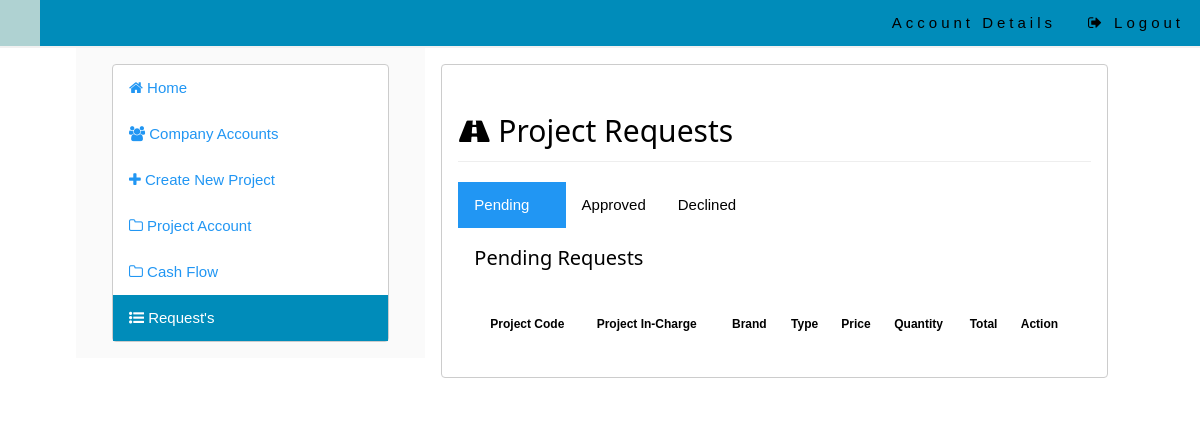
The app's page /admin/index.php?requests=true, older data.
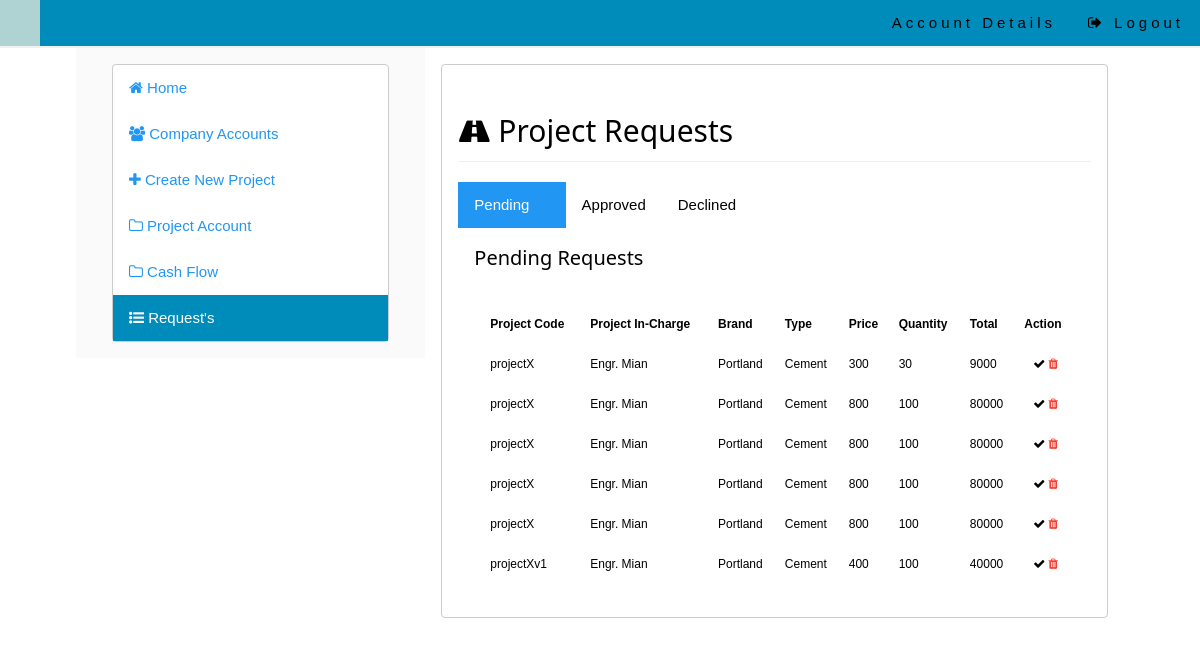
The same page, newer data.
### tables this page shows
CREATE TABLE IF NOT EXISTS `request` (
  `id` int(3) NOT NULL AUTO_INCREMENT,
  `projectId` int(3) NOT NULL,
  `brand` varchar(255) NOT NULL,
  `type` varchar(255) NOT NULL,
  `qty` int(3) NOT NULL,
  `price` int(20) NOT NULL,
  `date` varchar(50) NOT NULL,
  `requesteeId` int(3) NOT NULL,
  `status` varchar(1) NOT NULL,
  PRIMARY KEY (`id`)
);

CREATE TABLE IF NOT EXISTS `projects` (
  `id` int(10) unsigned NOT NULL AUTO_INCREMENT,
  `projectCode` varchar(255) NOT NULL,
  `projectName` varchar(255) NOT NULL,
  `projectLocation` text NOT NULL,
  `projectInCharge` varchar(255) NOT NULL,
  `startDate` varchar(255) NOT NULL,
  `endDate` varchar(255) NOT NULL,
  `projectPass` varchar(255) NOT NULL,
  `initialBudget` varchar(255) NOT NULL,
  `projectCost` varchar(255) NOT NULL,
  `status` varchar(1) NOT NULL,
  PRIMARY KEY (`id`)
);

### include/dbcon.php (called while the page is built, shortened)
<?php
	$servername = "localhost";
	$username = "root";
	$password = "";
	$db = "cfms";
	$mysqli = new mysqli($servername, $username, $password,$db);
	function getProjectCode($x){
		global $mysqli;
		$result = $mysqli->query("select * from projects where id='$x'");
		while($row = mysqli_fetch_assoc($result)){
			return $row['projectCode'];
		}
	}
	function getIncharge($x){
		global $mysqli;
		$result = $mysqli->query("select * from projects where id='$x'");
		while($row = mysqli_fetch_assoc($result)){
			return $row['projectInCharge'];
		}
	}
?>

### admin/requests.php (the view, shortened to what this page needs)
<div class="w3-row w3-padding-16">
	<h2 class="" style="margin-bottom:0px;margin-top:20px"><i class="fa fa-road fa-fx"></i> Project Requests</h2><hr style="margin-top:0px;"/>
	<div class="w3-bar w3-white">
    <button class="w3-bar-item w3-button tablink w3-blue" onclick="openCity(event,'pending')">Pending <span  class="notifData w3-small w3-badge w3-white" id="pendingNotif"></span></button>
    <button class="w3-bar-item w3-button tablink" onclick="openCity(event,'approved')">Approved</button>
    <button class="w3-bar-item w3-button tablink" onclick="openCity(event,'declined')">Declined</button>
  </div>
  <div id="pending" class="w3-container city">
    <h4>Pending Requests</h4>
    <div class="w3-row w3-padding-16">
		<table class="w3-table w3-small" id="requestTables">
			<thead>
				<tr class="w3-borderbottom">
					<th>Project Code</th>
					<th>Project In-Charge</th>
					<th>Brand</th>
					<th>Type</th>
					<th>Price</th>
					<th>Quantity</th>
					<th>Total</th>
					<th>Action</th>
				</tr>
			</thead>
			<tbody>
				<?php
					$query = $mysqli->query("select * from request where status='0'");
					while($row = mysqli_fetch_assoc($query)){
				?>
				<tr>
					<td><?php echo getProjectCode($row['projectId']);?></td>
					<td><?php echo getIncharge($row['projectId']);?></td>
					<td><?php echo $row['brand']?></td>
					<td><?php echo $row['type']?></td>
					<td><?php echo $row['price']?></td>
					<td><?php echo $row['qty']?></td>
					<td><?php echo $row['qty'] * $row['price']?></td>
					<td style="text-align:center">
						<a href="javascript:void(0);" onclick="approve(<?php echo $row['id']?>)" class=" w3-small"><i class="fa fa-check fa-1x"></i></a>
						<a href="javascript:void(0);" onclick="disaprove(<?php echo $row['id']?>)" class=" w3-small w3-text-red"><i class="fa fa-trash fa-1x"></i></a>
					</td>
				</tr>
				<?php }?>
			</tbody>
		</table>
	</div>
  </div>
</div>
</div>

### admin/index.php (shortened to what this page needs)
<?php
	include("../include/dbcon.php");
?>
<!DOCTYPE html>
<html>
<head>
	<link rel="stylesheet" type="text/css" href="../css/style.css">
	<link rel="stylesheet" type="text/css" href="../google/fafa.css">
	<link rel="stylesheet" type="text/css" href="../css/jquery.dataTables.css">
</head>
<body>
<div class="w3-top">
  <div class="w3-bar w3-pale-blue" style="letter-spacing:4px;border-bottom:solid 2px #f1f1f1;">
    <a href="#home" class="w3-bar-item w3-button">&nbsp;</a>
		<div class="w3-right w3-hide-small">
			<a href="javascript:void(0);" class="w3-bar-item w3-button">Account Details </a>
			<a href="../include/logout.php" class="w3-bar-item w3-button"><i class="fa fa-sign-out fa-fx"></i> Logout</a>
		</div>
	</div>
</div>
<div class="w3-row" id="left_menu_container" style="">
	<div class="w3-container">
		<div class="w3-third" style="background-color:#fafafa;">
			<div class="w3-container w3-padding-16">
				<nav class="w3-bar-block w3-border w3-white w3-round" style="margin-left:20px;margin-right:20px;">
					<div class="w3-text-blue">
						<?php require('links.php');?>
					</div>
				</nav>
			</div>
		</div>
		<div class="w3-rest">
			<div class="w3-container w3-padding-16">
				<div class="w3-border w3-container w3-round w3-text-black">
					<?php
						if(isset($_GET['newProj'])){
							require('newProj.php');
						}else if(isset($_GET['projectAccount'])){
							require('projectAccount.php');
						}else if(isset($_GET['requests'])){
							require('requests.php');
						}else if(isset($_GET['compAccounts'])){
							require('compAccounts.php');
						}else{
							require('home.php');
						}
					?>
				</div>
			</div>
		</div>
	</div>
</body>
</html>

### admin/links.php
<a href="../admin" class="w3-bar-item w3-button <?php if(!$_GET){echo "active";}?>"> <i class='fa fa-home fa-fx'></i> Home</a>
<a href="?compAccounts=true" class="w3-bar-item w3-button <?php if(isset($_GET['compAccounts'])){echo "active";}?>"> <i class='fa fa-group fa-fx'></i> Company Accounts</a>
<a href="?newProj=true" class="w3-bar-item w3-button <?php if(isset($_GET['newProj'])){echo "active";}?>"> <i class='fa fa-plus fa-fx'></i> Create New Project</a>
<a href="?projectAccount=true" class="w3-bar-item w3-button  <?php if(isset($_GET['projectAccount'])){echo "active";}?>"> <i class='fa fa-folder-o fa-fx'></i> Project Account</a>
<a href="?cashFlow=true" class="w3-bar-item w3-button  <?php if(isset($_GET['cashFlow'])){echo "active";}?>"> <i class='fa fa-folder-o fa-fx'></i> Cash Flow</a>
<a href="?requests=true" class="w3-bar-item w3-button  <?php if(isset($_GET['requests'])){echo "active";}?>"> <i class='fa fa-list-ul fa-fx'></i> Request's <span class="w3-right w3-badge w3-white" id="notifRequest"></span></a>

### css/style.css (style rules this page uses)
html { box-sizing:border-box }
*,*:before,*:after { box-sizing:inherit }
html { -ms-text-size-adjust:100%;-webkit-text-size-adjust:100% }
body { margin:0 }
article,aside,details,figcaption,figure,footer,header,main,menu,nav,section,summary { display:block }
a { background-color:transparent;-webkit-text-decoration-skip:objects }
hr { box-sizing:content-box;height:0;overflow:visible }
button,input,select,textarea { font:inherit;margin:0 }
button,input { overflow:visible }
button,select { text-transform:none }
button,html [type=button],[type=reset],[type=submit] { -webkit-appearance:button }
html,body { font-family:Verdana,sans-serif;font-size:15px;line-height:2 }
html { overflow-x:hidden }
h2 { font-size:30px }
h4 { font-size:20px }
h1,h2,h3,h4,h5,h6 { font-family:"Segoe UI",Arial,sans-serif;font-weight:400;margin:10px 0 }
hr { border:0;border-top:1px solid #eee;margin:20px 0 }
a { color:inherit }
.w3-table,.w3-table-all { border-collapse:collapse;border-spacing:0;width:100%;display:table }
.w3-table td,.w3-table th,.w3-table-all td,.w3-table-all th { padding:8px 8px;display:table-cell;text-align:left;vertical-align:top }
.w3-table th:first-child,.w3-table td:first-child,.w3-table-all th:first-child,.w3-table-all td:first-child { padding-left:16px }
.w3-btn,.w3-button { border:none;display:inline-block;outline:0;padding:8px 16px;vertical-align:middle;overflow:hidden;text-decoration:none;color:inherit;background-color:inherit;text-align:center;cursor:pointer;white-space:nowrap }
.w3-btn,.w3-button { -webkit-touch-callout:none;-webkit-user-select:none;-khtml-user-select:none;-moz-user-select:none;-ms-user-select:none;user-select:none }
.w3-bar { width:100%;overflow:hidden }
.w3-bar .w3-bar-item { padding:8px 16px;float:left;width:auto;border:none;outline:none;display:block }
.w3-bar .w3-button { white-space:normal }
.w3-bar-block .w3-bar-item { width:100%;display:block;padding:8px 16px;text-align:left;border:none;outline:none;white-space:normal;float:none }
.w3-container:after,.w3-container:before,.w3-panel:after,.w3-panel:before,.w3-row:after,.w3-row:before,.w3-row-padding:after,.w3-row-padding:before, .w3-cell-row:before,.w3-cell-row:after,.w3-clear:after,.w3-clear:before,.w3-bar:before,.w3-bar:after { content:"";display:table;clear:both }
.w3-col,.w3-half,.w3-third,.w3-twothird,.w3-threequarter,.w3-quarter { float:left;width:100% }
@media (min-width:601px) { .w3-col.m4,.w3-third { width:33.33333% } }
.w3-rest { overflow:hidden }
.w3-top,.w3-bottom { position:fixed;width:100%;z-index:1 }
.w3-top { top:0 }
.w3-round,.w3-round-medium { border-radius:4px }
.w3-container,.w3-panel { padding:0.01em 16px }
.w3-small { font-size:12px!important }
.w3-border { border:1px solid #ccc!important }
.w3-padding-16 { padding-top:16px!important;padding-bottom:16px!important }
.w3-right { float:right!important }
.w3-blue,.w3-hover-blue:hover { color:#fff!important;background-color:#2196F3!important }
.w3-white,.w3-hover-white:hover { color:#000!important;background-color:#fff!important }
.w3-pale-blue,.w3-hover-pale-blue:hover { color:#000!important;background-color:#ddffff!important }
.w3-text-red,.w3-hover-text-red:hover { color:#f44336!important }
.w3-text-blue,.w3-hover-text-blue:hover { color:#2196F3!important }
.w3-text-black,.w3-hover-text-black:hover { color:#000!important }

### google/fafa.css (style rules this page uses)
.fa { display:inline-block;font:normal normal normal 14px/1 FontAwesome;font-size:inherit;text-rendering:auto;-webkit-font-smoothing:antialiased;-moz-osx-font-smoothing:grayscale }
.fa-check:before { content:"\f00c" }
.fa-home:before { content:"\f015" }
.fa-road:before { content:"\f018" }
.fa-plus:before { content:"\f067" }
.fa-sign-out:before { content:"\f08b" }
.fa-group:before,.fa-users:before { content:"\f0c0" }
.fa-list-ul:before { content:"\f0ca" }
.fa-folder-o:before { content:"\f114" }
.fa-trash:before { content:"\f1f8" }

### admin/index.php (style rules this page uses)
@media only screen and (min-width: 1025px) { #left_menu_container { margin:4% 5% 1%; } }
.w3-pale-blue { background-color:#008cba !important; }
.active { background-color:#008cba; color:#fff; }

Row changes from the older to the newer data that the page shows:
now on this page (row edited): request: projectId.projectCode "projectX", projectId.projectInCharge "Engr. Mian", brand "Portland", type "Cement", price "300", qty "30", $row['qty'] * $row['price'] "9000"
added request: projectId.projectCode "projectX", projectId.projectInCharge "Engr. Mian", brand "Portland", type "Cement", price "800", qty "100", $row['qty'] * $row['price'] "80000"
added request: projectId.projectCode "projectX", projectId.projectInCharge "Engr. Mian", brand "Portland", type "Cement", price "800", qty "100", $row['qty'] * $row['price'] "80000"
added request: projectId.projectCode "projectX", projectId.projectInCharge "Engr. Mian", brand "Portland", type "Cement", price "800", qty "100", $row['qty'] * $row['price'] "80000"
added request: projectId.projectCode "projectX", projectId.projectInCharge "Engr. Mian", brand "Portland", type "Cement", price "800", qty "100", $row['qty'] * $row['price'] "80000"
added request: projectId.projectCode "projectXv1", projectId.projectInCharge "Engr. Mian", brand "Portland", type "Cement", price "400", qty "100", $row['qty'] * $row['price'] "40000"
